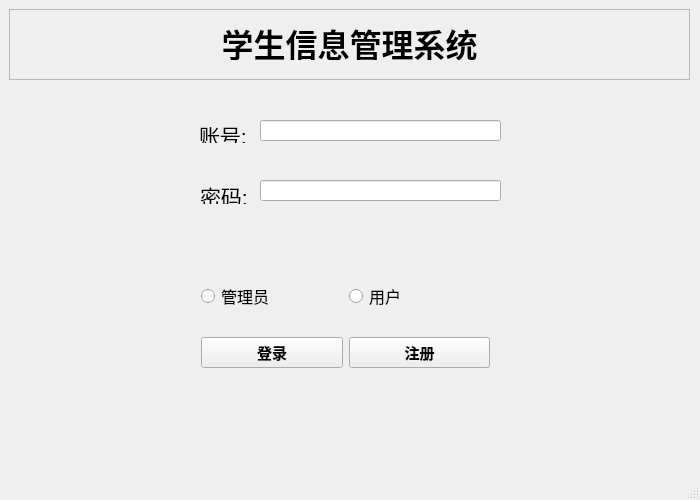
<?xml version="1.0" encoding="UTF-8"?>
<ui version="4.0">
 <class>StudentSystemClass</class>
 <widget class="QMainWindow" name="StudentSystemClass">
  <property name="geometry">
   <rect>
    <x>0</x>
    <y>0</y>
    <width>700</width>
    <height>500</height>
   </rect>
  </property>
  <property name="minimumSize">
   <size>
    <width>700</width>
    <height>500</height>
   </size>
  </property>
  <property name="maximumSize">
   <size>
    <width>700</width>
    <height>500</height>
   </size>
  </property>
  <property name="windowTitle">
   <string>StudentSystem</string>
  </property>
  <widget class="QWidget" name="centralWidget">
   <widget class="QFrame" name="frame">
    <property name="geometry">
     <rect>
      <x>9</x>
      <y>9</y>
      <width>681</width>
      <height>71</height>
     </rect>
    </property>
    <property name="frameShape">
     <enum>QFrame::StyledPanel</enum>
    </property>
    <property name="frameShadow">
     <enum>QFrame::Raised</enum>
    </property>
    <widget class="QLabel" name="label">
     <property name="geometry">
      <rect>
       <x>0</x>
       <y>10</y>
       <width>681</width>
       <height>41</height>
      </rect>
     </property>
     <property name="sizePolicy">
      <sizepolicy hsizetype="Preferred" vsizetype="Preferred">
       <horstretch>0</horstretch>
       <verstretch>0</verstretch>
      </sizepolicy>
     </property>
     <property name="text">
      <string>&lt;html&gt;&lt;head/&gt;&lt;body&gt;&lt;p align=&quot;center&quot;&gt;&lt;span style=&quot; font-size:24pt; font-weight:600;&quot;&gt;学生信息管理系统&lt;/span&gt;&lt;/p&gt;&lt;/body&gt;&lt;/html&gt;</string>
     </property>
     <property name="textFormat">
      <enum>Qt::AutoText</enum>
     </property>
     <property name="alignment">
      <set>Qt::AlignCenter</set>
     </property>
    </widget>
   </widget>
   <widget class="QWidget" name="loginWidget" native="true">
    <property name="geometry">
     <rect>
      <x>10</x>
      <y>90</y>
      <width>681</width>
      <height>391</height>
     </rect>
    </property>
    <widget class="QWidget" name="loginText" native="true">
     <property name="geometry">
      <rect>
       <x>180</x>
       <y>20</y>
       <width>311</width>
       <height>121</height>
      </rect>
     </property>
     <property name="minimumSize">
      <size>
       <width>200</width>
       <height>50</height>
      </size>
     </property>
     <property name="maximumSize">
      <size>
       <width>311</width>
       <height>131</height>
      </size>
     </property>
     <property name="layoutDirection">
      <enum>Qt::LeftToRight</enum>
     </property>
     <widget class="QLabel" name="label_2">
      <property name="geometry">
       <rect>
        <x>9</x>
        <y>9</y>
        <width>53</width>
        <height>24</height>
       </rect>
      </property>
      <property name="text">
       <string>&lt;html&gt;&lt;head/&gt;&lt;body&gt;&lt;p&gt;&lt;span style=&quot; font-size:16pt;&quot;&gt;账号:&lt;/span&gt;&lt;/p&gt;&lt;/body&gt;&lt;/html&gt;</string>
      </property>
     </widget>
     <widget class="QLabel" name="label_3">
      <property name="geometry">
       <rect>
        <x>10</x>
        <y>70</y>
        <width>53</width>
        <height>24</height>
       </rect>
      </property>
      <property name="text">
       <string>&lt;html&gt;&lt;head/&gt;&lt;body&gt;&lt;p&gt;&lt;span style=&quot; font-size:16pt;&quot;&gt;密码:&lt;/span&gt;&lt;/p&gt;&lt;/body&gt;&lt;/html&gt;</string>
      </property>
     </widget>
     <widget class="QLineEdit" name="AccountText">
      <property name="geometry">
       <rect>
        <x>70</x>
        <y>10</y>
        <width>241</width>
        <height>21</height>
       </rect>
      </property>
     </widget>
     <widget class="QLineEdit" name="PasswordText">
      <property name="geometry">
       <rect>
        <x>70</x>
        <y>70</y>
        <width>241</width>
        <height>21</height>
       </rect>
      </property>
      <property name="echoMode">
       <enum>QLineEdit::Password</enum>
      </property>
     </widget>
    </widget>
    <widget class="QWidget" name="widget" native="true">
     <property name="geometry">
      <rect>
       <x>180</x>
       <y>160</y>
       <width>311</width>
       <height>151</height>
      </rect>
     </property>
     <property name="maximumSize">
      <size>
       <width>311</width>
       <height>151</height>
      </size>
     </property>
     <layout class="QGridLayout" name="gridLayout_2">
      <item row="0" column="0">
       <widget class="QRadioButton" name="adminPB">
        <property name="font">
         <font>
          <family>DengXian</family>
          <pointsize>12</pointsize>
         </font>
        </property>
        <property name="text">
         <string>管理员</string>
        </property>
       </widget>
      </item>
      <item row="0" column="1">
       <widget class="QRadioButton" name="userPB">
        <property name="font">
         <font>
          <family>DengXian</family>
          <pointsize>12</pointsize>
         </font>
        </property>
        <property name="text">
         <string>用户</string>
        </property>
       </widget>
      </item>
      <item row="1" column="0">
       <widget class="QPushButton" name="loginPB">
        <property name="font">
         <font>
          <pointsize>11</pointsize>
          <weight>75</weight>
          <bold>true</bold>
         </font>
        </property>
        <property name="text">
         <string>登录</string>
        </property>
       </widget>
      </item>
      <item row="1" column="1">
       <widget class="QPushButton" name="registPB">
        <property name="font">
         <font>
          <pointsize>11</pointsize>
          <weight>75</weight>
          <bold>true</bold>
         </font>
        </property>
        <property name="text">
         <string>注册</string>
        </property>
       </widget>
      </item>
     </layout>
    </widget>
   </widget>
  </widget>
  <widget class="QStatusBar" name="statusBar"/>
 </widget>
 <layoutdefault spacing="6" margin="11"/>
 <resources>
  <include location="StudentSystem.qrc"/>
 </resources>
 <connections/>
</ui>
